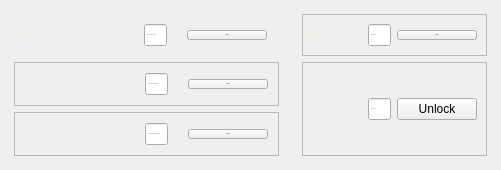
    <widget class="QWidget" name="mainBodyWidget" native="true">
     <property name="sizePolicy">
      <sizepolicy hsizetype="Preferred" vsizetype="Preferred">
       <horstretch>0</horstretch>
       <verstretch>0</verstretch>
      </sizepolicy>
     </property>
     <property name="minimumSize">
      <size>
       <width>0</width>
       <height>0</height>
      </size>
     </property>
     <property name="maximumSize">
      <size>
       <width>800</width>
       <height>16777215</height>
      </size>
     </property>
     <layout class="QHBoxLayout" name="horizontalLayout">
      <property name="spacing">
       <number>5</number>
      </property>
      <property name="leftMargin">
       <number>5</number>
      </property>
      <property name="topMargin">
       <number>5</number>
      </property>
      <property name="rightMargin">
       <number>5</number>
      </property>
      <property name="bottomMargin">
       <number>5</number>
      </property>
      <item alignment="Qt::AlignHCenter">
       <widget class="QWidget" name="ownerWidget" native="true">
        <property name="sizePolicy">
         <sizepolicy hsizetype="Expanding" vsizetype="Expanding">
          <horstretch>0</horstretch>
          <verstretch>0</verstretch>
         </sizepolicy>
        </property>
        <property name="minimumSize">
         <size>
          <width>0</width>
          <height>0</height>
         </size>
        </property>
        <property name="maximumSize">
         <size>
          <width>500</width>
          <height>16777215</height>
         </size>
        </property>
        <layout class="QVBoxLayout" name="verticalLayout_4">
         <item>
          <widget class="QFrame" name="nameFrame">
           <property name="sizePolicy">
            <sizepolicy hsizetype="Expanding" vsizetype="Expanding">
             <horstretch>0</horstretch>
             <verstretch>0</verstretch>
            </sizepolicy>
           </property>
           <property name="minimumSize">
            <size>
             <width>0</width>
             <height>0</height>
            </size>
           </property>
           <property name="maximumSize">
            <size>
             <width>500</width>
             <height>16777215</height>
            </size>
           </property>
           <property name="font">
            <font>
             <pointsize>-1</pointsize>
            </font>
           </property>
           <layout class="QHBoxLayout" name="horizontalLayout_2">
            <property name="spacing">
             <number>20</number>
            </property>
            <property name="leftMargin">
             <number>10</number>
            </property>
            <property name="topMargin">
             <number>10</number>
            </property>
            <property name="rightMargin">
             <number>10</number>
            </property>
            <property name="bottomMargin">
             <number>10</number>
            </property>
            <item>
             <widget class="QLabel" name="lblName">
              <property name="sizePolicy">
               <sizepolicy hsizetype="Fixed" vsizetype="Fixed">
                <horstretch>0</horstretch>
                <verstretch>0</verstretch>
               </sizepolicy>
              </property>
              <property name="minimumSize">
               <size>
                <width>100</width>
                <height>0</height>
               </size>
              </property>
              <property name="maximumSize">
               <size>
                <width>16777215</width>
                <height>16777215</height>
               </size>
              </property>
              <property name="font">
               <font>
                <pointsize>-1</pointsize>
                <bold>false</bold>
                <underline>false</underline>
               </font>
              </property>
              <property name="styleSheet">
               <string notr="true"/>
              </property>
              <property name="text">
               <string>&lt;html&gt;&lt;head/&gt;&lt;body&gt;&lt;p&gt;&lt;span style=&quot; color:#ecfc08;&quot;&gt;Name&lt;/span&gt;&lt;span style=&quot; color:#eeeeec;&quot;&gt;*&lt;/span&gt;&lt;/p&gt;&lt;/body&gt;&lt;/html&gt;</string>
              </property>
              <property name="textFormat">
               <enum>Qt::RichText</enum>
              </property>
              <property name="alignment">
               <set>Qt::AlignLeading|Qt::AlignLeft|Qt::AlignVCenter</set>
              </property>
             </widget>
            </item>
            <item>
             <widget class="QLineEdit" name="editName">
              <property name="sizePolicy">
               <sizepolicy hsizetype="Fixed" vsizetype="Fixed">
                <horstretch>0</horstretch>
                <verstretch>0</verstretch>
               </sizepolicy>
              </property>
              <property name="minimumSize">
               <size>
                <width>0</width>
                <height>0</height>
               </size>
              </property>
              <property name="maximumSize">
               <size>
                <width>16777215</width>
                <height>16777215</height>
               </size>
              </property>
              <property name="font">
               <font>
                <pointsize>-1</pointsize>
               </font>
              </property>
              <property name="statusTip">
               <string/>
              </property>
              <property name="styleSheet">
               <string notr="true"/>
              </property>
              <property name="maxLength">
               <number>40</number>
              </property>
              <property name="echoMode">
               <enum>QLineEdit::Normal</enum>
              </property>
              <property name="placeholderText">
               <string>Enter owner's name</string>
              </property>
             </widget>
            </item>
            <item>
             <widget class="QPushButton" name="btnName">
              <property name="sizePolicy">
               <sizepolicy hsizetype="Fixed" vsizetype="Fixed">
                <horstretch>0</horstretch>
                <verstretch>0</verstretch>
               </sizepolicy>
              </property>
              <property name="minimumSize">
               <size>
                <width>0</width>
                <height>0</height>
               </size>
              </property>
              <property name="maximumSize">
               <size>
                <width>16777215</width>
                <height>16777215</height>
               </size>
              </property>
              <property name="font">
               <font>
                <pointsize>-1</pointsize>
               </font>
              </property>
              <property name="text">
               <string>Unlock</string>
              </property>
             </widget>
            </item>
           </layout>
          </widget>
         </item>
         <item>
          <widget class="QFrame" name="addressFrame">
           <property name="sizePolicy">
            <sizepolicy hsizetype="Expanding" vsizetype="Expanding">
             <horstretch>0</horstretch>
             <verstretch>0</verstretch>
            </sizepolicy>
           </property>
           <property name="maximumSize">
            <size>
             <width>500</width>
             <height>16777215</height>
            </size>
           </property>
           <property name="frameShape">
            <enum>QFrame::StyledPanel</enum>
           </property>
           <property name="frameShadow">
            <enum>QFrame::Raised</enum>
           </property>
           <layout class="QHBoxLayout" name="horizontalLayout_8">
            <property name="spacing">
             <number>20</number>
            </property>
            <property name="leftMargin">
             <number>10</number>
            </property>
            <property name="topMargin">
             <number>10</number>
            </property>
            <property name="rightMargin">
             <number>10</number>
            </property>
            <property name="bottomMargin">
             <number>10</number>
            </property>
            <item>
             <widget class="QLabel" name="lblAddress">
              <property name="sizePolicy">
               <sizepolicy hsizetype="Fixed" vsizetype="Fixed">
                <horstretch>0</horstretch>
                <verstretch>0</verstretch>
               </sizepolicy>
              </property>
              <property name="minimumSize">
               <size>
                <width>100</width>
                <height>0</height>
               </size>
              </property>
              <property name="maximumSize">
               <size>
                <width>16777215</width>
                <height>16777215</height>
               </size>
              </property>
              <property name="font">
               <font>
                <pointsize>-1</pointsize>
                <bold>false</bold>
                <underline>false</underline>
               </font>
              </property>
              <property name="styleSheet">
               <string notr="true"/>
              </property>
              <property name="text">
               <string>&lt;html&gt;&lt;head/&gt;&lt;body&gt;&lt;p&gt;&lt;span style=&quot; color:#ecfc08;&quot;&gt;Address&lt;/span&gt;&lt;span style=&quot; color:#eeeeec;&quot;&gt;*&lt;/span&gt;&lt;/p&gt;&lt;/body&gt;&lt;/html&gt;</string>
              </property>
              <property name="textFormat">
               <enum>Qt::RichText</enum>
              </property>
              <property name="alignment">
               <set>Qt::AlignLeading|Qt::AlignLeft|Qt::AlignVCenter</set>
              </property>
             </widget>
            </item>
            <item>
             <widget class="QLineEdit" name="editAddress">
              <property name="sizePolicy">
               <sizepolicy hsizetype="Fixed" vsizetype="Fixed">
                <horstretch>0</horstretch>
                <verstretch>0</verstretch>
               </sizepolicy>
              </property>
              <property name="minimumSize">
               <size>
                <width>0</width>
                <height>0</height>
               </size>
              </property>
              <property name="maximumSize">
               <size>
                <width>16777215</width>
                <height>16777215</height>
               </size>
              </property>
              <property name="font">
               <font>
                <pointsize>-1</pointsize>
               </font>
              </property>
              <property name="statusTip">
               <string/>
              </property>
              <property name="styleSheet">
               <string notr="true"/>
              </property>
              <property name="inputMask">
               <string/>
              </property>
              <property name="text">
               <string/>
              </property>
              <property name="maxLength">
               <number>40</number>
              </property>
              <property name="echoMode">
               <enum>QLineEdit::Normal</enum>
              </property>
              <property name="placeholderText">
               <string>Enter owner's address</string>
              </property>
             </widget>
            </item>
            <item>
             <widget class="QPushButton" name="btnAddress">
              <property name="sizePolicy">
               <sizepolicy hsizetype="Fixed" vsizetype="Fixed">
                <horstretch>0</horstretch>
                <verstretch>0</verstretch>
               </sizepolicy>
              </property>
              <property name="minimumSize">
               <size>
                <width>0</width>
                <height>0</height>
               </size>
              </property>
              <property name="maximumSize">
               <size>
                <width>16777215</width>
                <height>16777215</height>
               </size>
              </property>
              <property name="font">
               <font>
                <pointsize>-1</pointsize>
               </font>
              </property>
              <property name="text">
               <string>Unlock</string>
              </property>
             </widget>
            </item>
           </layout>
          </widget>
         </item>
         <item>
          <widget class="QFrame" name="balanceFrame">
           <property name="sizePolicy">
            <sizepolicy hsizetype="Expanding" vsizetype="Expanding">
             <horstretch>0</horstretch>
             <verstretch>0</verstretch>
            </sizepolicy>
           </property>
           <property name="maximumSize">
            <size>
             <width>500</width>
             <height>16777215</height>
            </size>
           </property>
           <property name="frameShape">
            <enum>QFrame::StyledPanel</enum>
           </property>
           <property name="frameShadow">
            <enum>QFrame::Raised</enum>
           </property>
           <layout class="QHBoxLayout" name="horizontalLayout_7">
            <property name="spacing">
             <number>20</number>
            </property>
            <property name="leftMargin">
             <number>10</number>
            </property>
            <property name="topMargin">
             <number>10</number>
            </property>
            <property name="rightMargin">
             <number>10</number>
            </property>
            <property name="bottomMargin">
             <number>10</number>
            </property>
            <item>
             <widget class="QLabel" name="lblCashBalance">
              <property name="sizePolicy">
               <sizepolicy hsizetype="Fixed" vsizetype="Fixed">
                <horstretch>0</horstretch>
                <verstretch>0</verstretch>
               </sizepolicy>
              </property>
              <property name="minimumSize">
               <size>
                <width>100</width>
                <height>0</height>
               </size>
              </property>
              <property name="maximumSize">
               <size>
                <width>16777215</width>
                <height>16777215</height>
               </size>
              </property>
              <property name="font">
               <font>
                <pointsize>-1</pointsize>
                <bold>false</bold>
                <underline>false</underline>
               </font>
              </property>
              <property name="styleSheet">
               <string notr="true"/>
              </property>
              <property name="text">
               <string>&lt;html&gt;&lt;head/&gt;&lt;body&gt;&lt;p&gt;&lt;span style=&quot; color:#ecfc08;&quot;&gt;Cash in hand&lt;/span&gt;&lt;span style=&quot; color:#eeeeec;&quot;&gt;*&lt;/span&gt;&lt;/p&gt;&lt;/body&gt;&lt;/html&gt;</string>
              </property>
              <property name="textFormat">
               <enum>Qt::RichText</enum>
              </property>
              <property name="alignment">
               <set>Qt::AlignLeading|Qt::AlignLeft|Qt::AlignVCenter</set>
              </property>
             </widget>
            </item>
            <item>
             <widget class="QLineEdit" name="editCashBalance">
              <property name="sizePolicy">
               <sizepolicy hsizetype="Fixed" vsizetype="Fixed">
                <horstretch>0</horstretch>
                <verstretch>0</verstretch>
               </sizepolicy>
              </property>
              <property name="minimumSize">
               <size>
                <width>0</width>
                <height>0</height>
               </size>
              </property>
              <property name="maximumSize">
               <size>
                <width>16777215</width>
                <height>16777215</height>
               </size>
              </property>
              <property name="font">
               <font>
                <pointsize>-1</pointsize>
               </font>
              </property>
              <property name="statusTip">
               <string/>
              </property>
              <property name="styleSheet">
               <string notr="true"/>
              </property>
              <property name="inputMethodHints">
               <set>Qt::ImhDigitsOnly</set>
              </property>
              <property name="inputMask">
               <string/>
              </property>
              <property name="text">
               <string/>
              </property>
              <property name="maxLength">
               <number>40</number>
              </property>
              <property name="echoMode">
               <enum>QLineEdit::Normal</enum>
              </property>
              <property name="placeholderText">
               <string>Enter cash opening balance</string>
              </property>
             </widget>
            </item>
            <item>
             <widget class="QPushButton" name="btnCashBalance">
              <property name="sizePolicy">
               <sizepolicy hsizetype="Fixed" vsizetype="Fixed">
                <horstretch>0</horstretch>
                <verstretch>0</verstretch>
               </sizepolicy>
              </property>
              <property name="minimumSize">
               <size>
                <width>0</width>
                <height>0</height>
               </size>
              </property>
              <property name="maximumSize">
               <size>
                <width>16777215</width>
                <height>16777215</height>
               </size>
              </property>
              <property name="font">
               <font>
                <pointsize>-1</pointsize>
               </font>
              </property>
              <property name="text">
               <string>Unlock</string>
              </property>
             </widget>
            </item>
           </layout>
          </widget>
         </item>
        </layout>
       </widget>
      </item>
      <item>
       <widget class="QWidget" name="periodWidget" native="true">
        <property name="sizePolicy">
         <sizepolicy hsizetype="Expanding" vsizetype="Expanding">
          <horstretch>0</horstretch>
          <verstretch>0</verstretch>
         </sizepolicy>
        </property>
        <property name="maximumSize">
         <size>
          <width>300</width>
          <height>16777215</height>
         </size>
        </property>
        <layout class="QVBoxLayout" name="verticalLayout">
         <item>
          <widget class="QFrame" name="monthFrame">
           <property name="maximumSize">
            <size>
             <width>300</width>
             <height>16777215</height>
            </size>
           </property>
           <property name="frameShape">
            <enum>QFrame::StyledPanel</enum>
           </property>
           <property name="frameShadow">
            <enum>QFrame::Raised</enum>
           </property>
           <layout class="QHBoxLayout" name="horizontalLayout_4">
            <item>
             <widget class="QLabel" name="lblMonth">
              <property name="sizePolicy">
               <sizepolicy hsizetype="Fixed" vsizetype="Fixed">
                <horstretch>0</horstretch>
                <verstretch>0</verstretch>
               </sizepolicy>
              </property>
              <property name="minimumSize">
               <size>
                <width>50</width>
                <height>0</height>
               </size>
              </property>
              <property name="maximumSize">
               <size>
                <width>16777215</width>
                <height>16777215</height>
               </size>
              </property>
              <property name="font">
               <font>
                <pointsize>-1</pointsize>
               </font>
              </property>
              <property name="styleSheet">
               <string notr="true"/>
              </property>
              <property name="text">
               <string>&lt;html&gt;&lt;head/&gt;&lt;body&gt;&lt;p&gt;&lt;span style=&quot; color:#ecfc08;&quot;&gt;Month*&lt;/span&gt;&lt;/p&gt;&lt;/body&gt;&lt;/html&gt;</string>
              </property>
              <property name="textFormat">
               <enum>Qt::RichText</enum>
              </property>
             </widget>
            </item>
            <item>
             <widget class="QLineEdit" name="editMonth">
              <property name="enabled">
               <bool>true</bool>
              </property>
              <property name="sizePolicy">
               <sizepolicy hsizetype="Fixed" vsizetype="Fixed">
                <horstretch>0</horstretch>
                <verstretch>0</verstretch>
               </sizepolicy>
              </property>
              <property name="minimumSize">
               <size>
                <width>0</width>
                <height>0</height>
               </size>
              </property>
              <property name="maximumSize">
               <size>
                <width>16777215</width>
                <height>16777215</height>
               </size>
              </property>
              <property name="font">
               <font>
                <pointsize>-1</pointsize>
               </font>
              </property>
              <property name="statusTip">
               <string/>
              </property>
              <property name="styleSheet">
               <string notr="true"/>
              </property>
              <property name="inputMask">
               <string/>
              </property>
              <property name="text">
               <string/>
              </property>
              <property name="maxLength">
               <number>40</number>
              </property>
              <property name="echoMode">
               <enum>QLineEdit::Normal</enum>
              </property>
              <property name="readOnly">
               <bool>false</bool>
              </property>
              <property name="placeholderText">
               <string>Enter month</string>
              </property>
             </widget>
            </item>
            <item>
             <widget class="QPushButton" name="btnMonth">
              <property name="sizePolicy">
               <sizepolicy hsizetype="Fixed" vsizetype="Fixed">
                <horstretch>0</horstretch>
                <verstretch>0</verstretch>
               </sizepolicy>
              </property>
              <property name="minimumSize">
               <size>
                <width>0</width>
                <height>0</height>
               </size>
              </property>
              <property name="maximumSize">
               <size>
                <width>16777215</width>
                <height>16777215</height>
               </size>
              </property>
              <property name="font">
               <font>
                <pointsize>-1</pointsize>
               </font>
              </property>
              <property name="text">
               <string>Unlock</string>
              </property>
             </widget>
            </item>
           </layout>
          </widget>
         </item>
         <item>
          <widget class="QFrame" name="yearFrame">
           <property name="sizePolicy">
            <sizepolicy hsizetype="Expanding" vsizetype="Expanding">
             <horstretch>0</horstretch>
             <verstretch>0</verstretch>
            </sizepolicy>
           </property>
           <property name="maximumSize">
            <size>
             <width>300</width>
             <height>16777215</height>
            </size>
           </property>
           <property name="frameShape">
            <enum>QFrame::StyledPanel</enum>
           </property>
           <property name="frameShadow">
            <enum>QFrame::Raised</enum>
           </property>
           <layout class="QHBoxLayout" name="horizontalLayout_5">
            <item>
             <widget class="QLabel" name="lblYear">
              <property name="sizePolicy">
               <sizepolicy hsizetype="Fixed" vsizetype="Fixed">
                <horstretch>0</horstretch>
                <verstretch>0</verstretch>
               </sizepolicy>
              </property>
              <property name="minimumSize">
               <size>
                <width>50</width>
                <height>0</height>
               </size>
              </property>
              <property name="maximumSize">
               <size>
                <width>16777215</width>
                <height>16777215</height>
               </size>
              </property>
              <property name="font">
               <font>
                <pointsize>-1</pointsize>
               </font>
              </property>
              <property name="text">
               <string>&lt;html&gt;&lt;head/&gt;&lt;body&gt;&lt;p&gt;&lt;span style=&quot; color:#ecfc08;&quot;&gt;Year*&lt;/span&gt;&lt;/p&gt;&lt;/body&gt;&lt;/html&gt;</string>
              </property>
             </widget>
            </item>
            <item>
             <widget class="QLineEdit" name="editYear">
              <property name="enabled">
               <bool>true</bool>
              </property>
              <property name="sizePolicy">
               <sizepolicy hsizetype="Fixed" vsizetype="Fixed">
                <horstretch>0</horstretch>
                <verstretch>0</verstretch>
               </sizepolicy>
              </property>
              <property name="minimumSize">
               <size>
                <width>0</width>
                <height>0</height>
               </size>
              </property>
              <property name="maximumSize">
               <size>
                <width>16777215</width>
                <height>16777215</height>
               </size>
              </property>
              <property name="font">
               <font>
                <pointsize>-1</pointsize>
               </font>
              </property>
              <property name="statusTip">
               <string/>
              </property>
              <property name="styleSheet">
               <string notr="true"/>
              </property>
              <property name="maxLength">
               <number>40</number>
              </property>
              <property name="echoMode">
               <enum>QLineEdit::Normal</enum>
              </property>
              <property name="readOnly">
               <bool>false</bool>
              </property>
              <property name="placeholderText">
               <string>Enter year</string>
              </property>
             </widget>
            </item>
            <item>
             <widget class="QPushButton" name="btnYear">
              <property name="sizePolicy">
               <sizepolicy hsizetype="Fixed" vsizetype="Fixed">
                <horstretch>0</horstretch>
                <verstretch>0</verstretch>
               </sizepolicy>
              </property>
              <property name="minimumSize">
               <size>
                <width>0</width>
                <height>0</height>
               </size>
              </property>
              <property name="maximumSize">
               <size>
                <width>16777215</width>
                <height>16777215</height>
               </size>
              </property>
              <property name="text">
               <string>Unlock</string>
              </property>
             </widget>
            </item>
           </layout>
          </widget>
         </item>
        </layout>
       </widget>
      </item>
     </layout>
    </widget>
